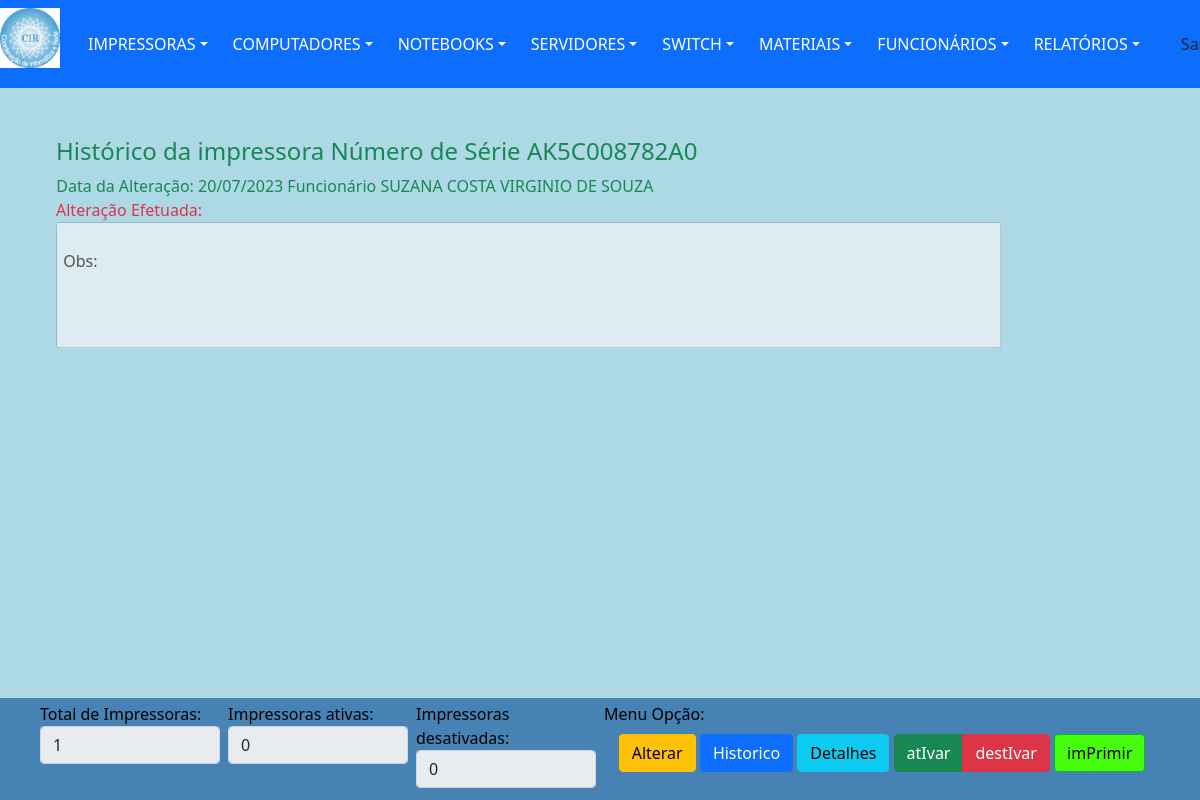
/views/historicoImp.php?action=1&id=14 (signed in), run on the app's committed database.
### tables this page shows
CREATE TABLE `impressoras` (
  `idImpressora` int(11) NOT NULL,
  `nomeImpressora` varchar(20) DEFAULT NULL,
  `numSerie` varchar(50) DEFAULT NULL,
  `ipImpressora` varchar(15) DEFAULT NULL,
  `macImpressora` varchar(20) DEFAULT NULL,
  `tipoToner` varchar(255) DEFAULT NULL,
  `colorida` varchar(3) DEFAULT NULL,
  `statusImpressora` varchar(7) DEFAULT NULL,
  `conexaoImp` varchar(5) DEFAULT 'Rede',
  `modeloImpressora` int(11) DEFAULT NULL,
  `dataCadastro` date DEFAULT NULL,
  `respCadastro` varchar(30) DEFAULT NULL,
  `dataAltCadastro` date DEFAULT NULL,
  `respAltCadastro` varchar(30) DEFAULT NULL,
  `obsImpressora` varchar(255) DEFAULT NULL,
  `idFuncionario` int(11) DEFAULT NULL,
  `idSetor` int(11) DEFAULT NULL
);

CREATE TABLE `historico` (
  `idHistorico` int(11) NOT NULL,
  `nomeAlteracoes` varchar(255) DEFAULT NULL,
  `dataAltera` date DEFAULT NULL,
  `respAlteracoes` varchar(30) DEFAULT NULL,
  `idComputador` int(11) DEFAULT NULL,
  `idImpressora` int(11) DEFAULT NULL,
  `idFuncionario` int(11) DEFAULT NULL
);

### dao/DAO-controleCir.php (called while the page is built, shortened)
<?php
	class ControleCirDAO
		{
            public function ListarOpcao3($nomeTabela, $tipoOpcao, $valorOpcao)
                {
                    $conn = Database::connect();
                    $conn->exec('SET CHARACTER SET utf8');
                    $sql = "SELECT * FROM $nomeTabela WHERE $tipoOpcao LIKE '$valorOpcao'  ORDER BY dataAltera DESC";
                    try
                        {
                            $listar = $conn->query($sql);
                            $buscar = $listar->fetchAll(PDO::FETCH_OBJ);
                            $numRows = $listar->rowCount();
                        }
                    catch (PDOException $exc)
                        {
                            $buscar = $exc->getTraceAsString();
                        }
                    return $buscar;
                }
            public function Verificar($nomeTabela, $opcao1, $valor1)
                {
                    $conn = Database::connect();
                    $conn->exec('SET CHARACTER SET utf8');
                    $sql = "SELECT * FROM $nomeTabela WHERE $opcao1 = '$valor1' ";
                    try
                        {
                            $listar = $conn->query($sql);
                            $buscar = $listar->fetchAll(PDO::FETCH_OBJ);
                            $numRows = $listar->rowCount();
                        }
                    catch (PDOException $exc)
                        {
                            $buscar = $exc->getTraceAsString();
                        }
                    return $buscar;
                }
        }
?>

### controllers/impressoraBuscar.php (called while the page is built, shortened)
<?php
	include "../dao/DAO-controleCir.php";
	include "../funcao/funcao.php";
    $idImpressora =  $_GET['id'];
    $nomeTabela = "impressoras";
    $opcao1 = "idImpressora";
    $valor1 = $idImpressora;
	$impAltDAO = new ControleCirDAO();
	foreach($impAltDAO->Verificar($nomeTabela, $opcao1, $valor1) as $imp)
		{
			$numSerie = $imp->numSerie;
		}
?>

### funcao/funcao.php (called while the page is built, shortened)
<?php
	function formatarData2($BdAltdataNascimento1)
		{
			$rData2 = implode("/",array_reverse(explode("-",$BdAltdataNascimento1)));
			return $rData2;
		}
	function lerArquivo($historico)
		{
			if (file_exists($historico))
				{
					$fp = fopen($historico,"r+");
					$texto = fread($fp, filesize($historico));
					fclose($fp);
				}
			 else
			 	{
					$texto = null;
				}
			return trim($texto, '\n');
		}
?>

### views/historicoImp.php (the view, shortened to what this page needs)
<?php
	include "../template/menuPrincipal.php";
   	include "../controllers/impressoraBuscar.php";
   $inativo = 0;
   $ativo = 0;
?>
			<nav class="fixed  navbar navbar-dark">
				<div class="line col-md-12 p-5 position-absolute top-50 bottom-150 end-150">
                    <div class="col-md-12 py-5 px-2">
                        <h4 class="text-success"><?php echo "Histórico da impressora " . $nomeImpressora . " Número de Série " . $numSerie; ?></h4>
                        <?php
                            $nomeTabela = "historico";
							$tipoOpcao = "idImpressora";
							require_once '../dao/DAO-controleCir.php';
							$impAltDAO = new ControleCirDAO();
							foreach($impAltDAO->ListarOpcao3($nomeTabela, $tipoOpcao, $idImpressora) as $hist)
								{
                                    ?>
                                    <div class="row">
                                        <div class="col px-md-1  col-md-12">
                                            <label class="text-success" for="inputSuccess" class="control-label">&nbsp; <?php echo "Data da Alteração: " . formatarData2($hist->dataAltera) . " Funcionário " . $hist->respAlteracoes; ?></label>
                                        </div>
                                        <div class='area-texto'>
                                            <label class="text-danger" for="inputSuccess" class="control-label">Alteração Efetuada:</label>
                                            <div>
												<p>
													<textarea rows="5" cols="100" maxlength="2500" disabled>
														<?php
															$historico = $hist->nomeAlteracoes;
															$historico = lerArquivo($historico);
															echo "\n Obs: " . $result = strstr($historico, " - ", true);
															echo $result = str_replace(" - ","\r\n",strstr($historico, " - ", false));
														?>
													</textarea>
												</p>
                                            </div>
                                        </div>
                                    </div>
								    <?php
							    }
                        ?>
                    </div>
				</div>
			</nav>
	    <div class="fixed-bottom p-1 px-md-5 col-md-12 bg-ufs text-black1">
			<div class="row">
				<div class="col px-md-1 col-md-2">
					<label for="inputSuccess" class="control-label">Total de Impressoras:</label>
					<input type="text" class="form-control" value="<?php echo $_SESSION['numUser'];?>" readonly >
				</div>
				<div class="col px-md-1 col-md-2">
					<label for="inputSuccess" class="control-label">Impressoras ativas:</label>
					<input type="text" class="form-control" value="<?php echo $ativo;?>" readonly>
				</div>
				<div class="col px-md-1 col-md-2">
					<label for="inputSuccess" class="control-label">Impressoras desativadas:</label>
					<input type="text" class="form-control" value="<?php echo $inativo;?>" readonly>
				</div>
				<div class="col px-md-1 col-md-6">
					<label for="inputSuccess" class="control-label">Menu Opção:</label>
					<table class="table table-borderless">
						<thead>
							<tr>
								<th>
									<div class="btn-group pull-left" >
										<a class="btn btn-small btn-warning table-edit">Alterar<i class="icon-edit"></i></a>
									</div>
									<div class="btn-group pull-left">
										<a class="btn btn-primary">Historico<i class="icon-remove"></i></a>
									</div>
									<div class="btn-group pull-left">
										<a class="btn btn-info">Detalhes<i class="icon-remove"></i></a>
									</div>
									<div class="btn-group pull-left">
										<a class="btn btn-small btn-success">atIvar<i class="icon-remove"></i></a>
										<a class="btn btn-small btn-danger">destIvar<i class="icon-remove"></i></a>
									</div>
									<div class="btn-group pull-left">
										<a class="btn btn-small btn-ufs">imPrimir<i class="icon-remove"></i></a>
									</div>
								</th>
							</tr>
						</thead>
					</table>
				</div>
			</div>
		</div>
	</body>
</html>

### template/menuPrincipal.php (style rules this page uses)
body { background-color: #ADD8E6; }
table, th, td { padding: 5px; text-align:center; }

### data on the page
impressoras: numSerie "AK5C008782A0"
historico: dataAltera "20/07/2023", respAlteracoes "SUZANA COSTA VIRGINIO DE SOUZA", nomeAlteracoes "Obs:"
